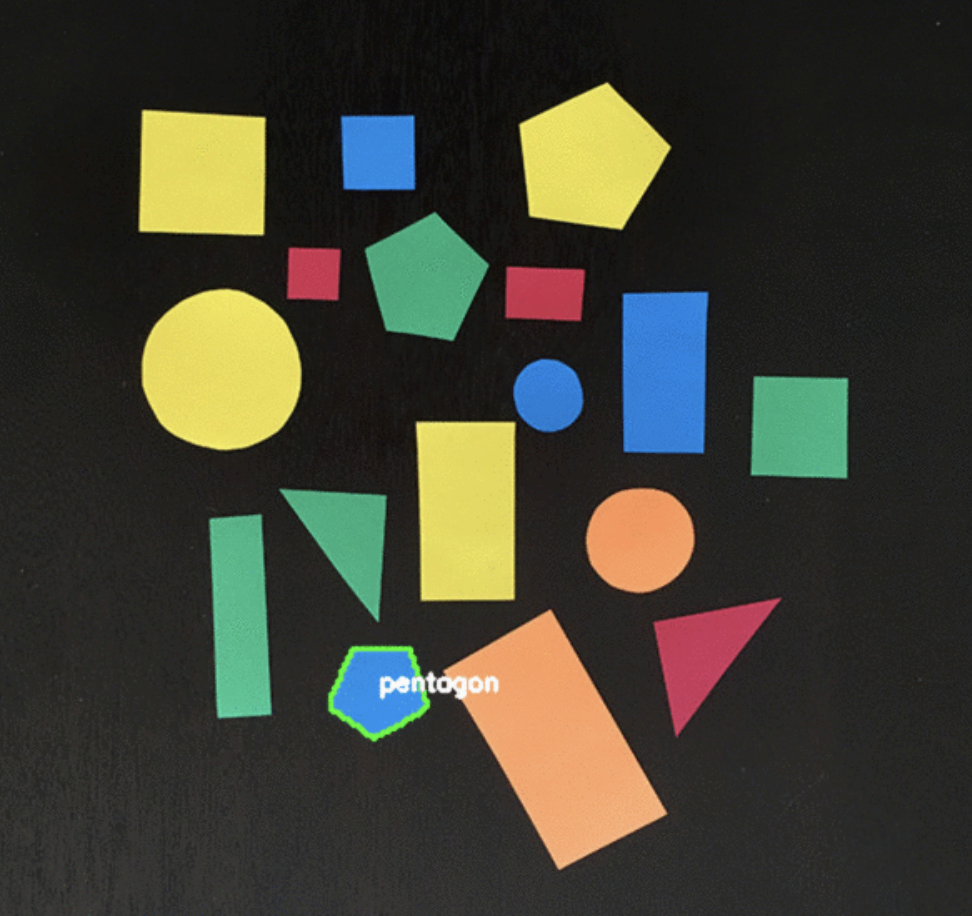
#> input picture test_img.png, 972 x 916 px
$ jupyter execute --allow-errors lego_brick_detection.ipynb
#> lines starting #> are read from the running program, lines starting #| are printed output that depends on the picture; after the words box and inside, x2 and y2 are one past the last pixel; in counts of white or black regions, pixels touching at a corner belong together
[cell 1]
import imutils
import cv2
from matplotlib import pyplot as plt

[cell 2]
#https://www.pyimagesearch.com/2016/02/08/opencv-shape-detection/
# import the necessary packages
#shapedetector.py

class ShapeDetector:
    def __init__(self):
        pass
    def detect(self, c):
        # initialize the shape name and approximate the contour
        shape = "unidentified"
        peri = cv2.arcLength(c, True)
        approx = cv2.approxPolyDP(c, 0.04 * peri, True)
        #print(approx)
        #print('Moin')
        delta_x = approx[0][0][0] - approx[1][0][0]
        delta_y = approx[0][0][1] - approx[1][0][1]
        theta_radians = math.atan2(delta_y, delta_x)
        #print(theta_radians)
        # if the shape is a triangle, it will have 3 vertices
        if len(approx) == 3:
            shape = "triangle"
        # if the shape has 4 vertices, it is either a square or
        # a rectangle
        elif len(approx) == 4:
            # compute the bounding box of the contour and use the
            # bounding box to compute the aspect ratio
            (x, y, w, h) = cv2.boundingRect(approx)
            ar = w / float(h)
            # a square will have an aspect ratio that is approximately
            # equal to one, otherwise, the shape is a rectangle
            shape = "square" if ar >= 0.95 and ar <= 1.05 else "rectangle"
        # if the shape is a pentagon, it will have 5 vertices
        elif len(approx) == 5:
            shape = "pentagon"
        # otherwise, we assume the shape is a circle
        else:
            shape = "circle"
        # return the name of the shape
        return shape, math.degrees(theta_radians)

[cell 3]
# import the necessary packages
#OpenCV shape detection

import argparse
import imutils
import cv2
import math

# construct the argument parse and parse the arguments
#ap = argparse.ArgumentParser()
#ap.add_argument("-i", "--image", required=True, help="path to the input image")
#args = vars(ap.parse_args())

path = 'test_img.png'

# load the image and resize it to a smaller factor so that
# the shapes can be approximated better
image = cv2.imread(path)
#> image is the input picture: shape (916, 972, 3); mean B, G, R 50.5, 62.4, 62.7
resized = imutils.resize(image, width=300)
ratio = image.shape[0] / float(resized.shape[0])
#> ratio = 3.25
# convert the resized image to grayscale, blur it slightly,
# and threshold it
gray = cv2.cvtColor(resized, cv2.COLOR_BGR2GRAY)
blurred = cv2.GaussianBlur(gray, (5, 5), 0)
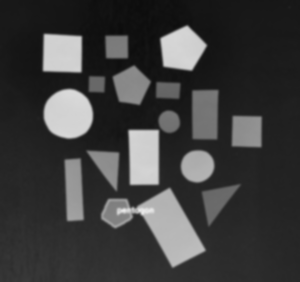
#> blurred: shape (282, 300); min 12, max 232, mean 61.2
thresh = cv2.threshold(blurred, 60, 255, cv2.THRESH_BINARY)[1]
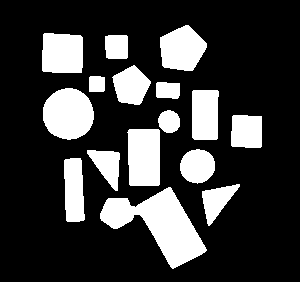
#> thresh: shape (282, 300); 22.9% white; 16 white regions
# find contours in the thresholded image and initialize the
# shape detector
cnts = cv2.findContours(thresh.copy(), cv2.RETR_EXTERNAL, cv2.CHAIN_APPROX_SIMPLE)
#> cnts = 16 contours; largest, box (x1, y1, x2, y2) and area: (100, 187, 207, 269) 3675, (43, 88, 94, 140) 2005, (127, 129, 160, 186) 1714, (160, 25, 207, 71) 1514, (42, 33, 83, 73) 1486
cnts = imutils.grab_contours(cnts)
sd = ShapeDetector()

# loop over the contours
for c in cnts:
    # compute the center of the contour, then detect the name of the
    # shape using only the contour
    M = cv2.moments(c)
    cX = int((M["m10"] / M["m00"]) * ratio)
    cY = int((M["m01"] / M["m00"]) * ratio)
    shape, rotation = sd.detect(c)
    # multiply the contour (x, y)-coordinates by the resize ratio,
    # then draw the contours and the name of the shape on the image
    c = c.astype("float")
    c *= ratio
    c = c.astype("int")
    print(shape,cX,cY)
    cv2.drawContours(image, [c], -1, (0, 255, 0), 2)
    cv2.putText(image, shape, (cX, cY), cv2.FONT_HERSHEY_SIMPLEX, 0.5, (255, 255, 255), 2)
#> this loop made 16 passes
#> (cX, cY, shape, peri in detect, approx in detect, delta_x in detect, delta_y in detect, theta_radians in detect) on passes 3, 6, 7, 9, 11, 12, 14: (238, 616, 'rectangle', 159.6, [[70, 158], [66, 220], [79, 221], [81, 160]], 4, -62, -1.51), (466, 509, 'rectangle', 171.9, [[129, 129], [129, 184], [158, 185], [159, 130]], 0, -55, -1.57), (799, 425, 'rectangle', 120.5, [[233, 115], [231, 145], [260, 147], [261, 116]], 2, -30, -1.5), (664, 371, 'rectangle', 146.5, [[193, 90], [192, 137], [216, 139], [218, 91]], 1, -47, -1.55), (543, 291, 'rectangle', 74.49, [[156, 83], [157, 97], [178, 97], [179, 83]], -1, -14, -1.64), (313, 271, 'square', 58.24, [[90, 76], [89, 91], [103, 91], [104, 77]], 1, -15, -1.5), (377, 150, 'square', 87.07, [[105, 36], [106, 57], [126, 58], [127, 36]], -1, -21, -1.62)
#> (cX, cY, shape, peri in detect, delta_x in detect, delta_y in detect, theta_radians in detect, rotation) on passes 1, 5, 8, 10, 13, 16: (517, 728, 'circle', 338, 7, -22, -1.26, -72.35), (640, 538, 'circle', 112.6, 12, -3, -0.245, -14.04), (548, 393, 'circle', 71.94, 7, -4, -0.519, -29.74), (220, 368, 'circle', 168, 19, -12, -0.563, -32.28), (424, 277, 'pentagon', 125.3, 21, -12, -0.519, -29.74), (589, 157, 'pentagon', 152.1, 18, 18, 0.785, 45)
#| circle 517 728
#| triangle 703 651
#| rectangle 238 616
#| triangle 346 535
#| circle 640 538
#| rectangle 466 509
#| rectangle 799 425
#| circle 548 393
#> (further printed lines are left out)
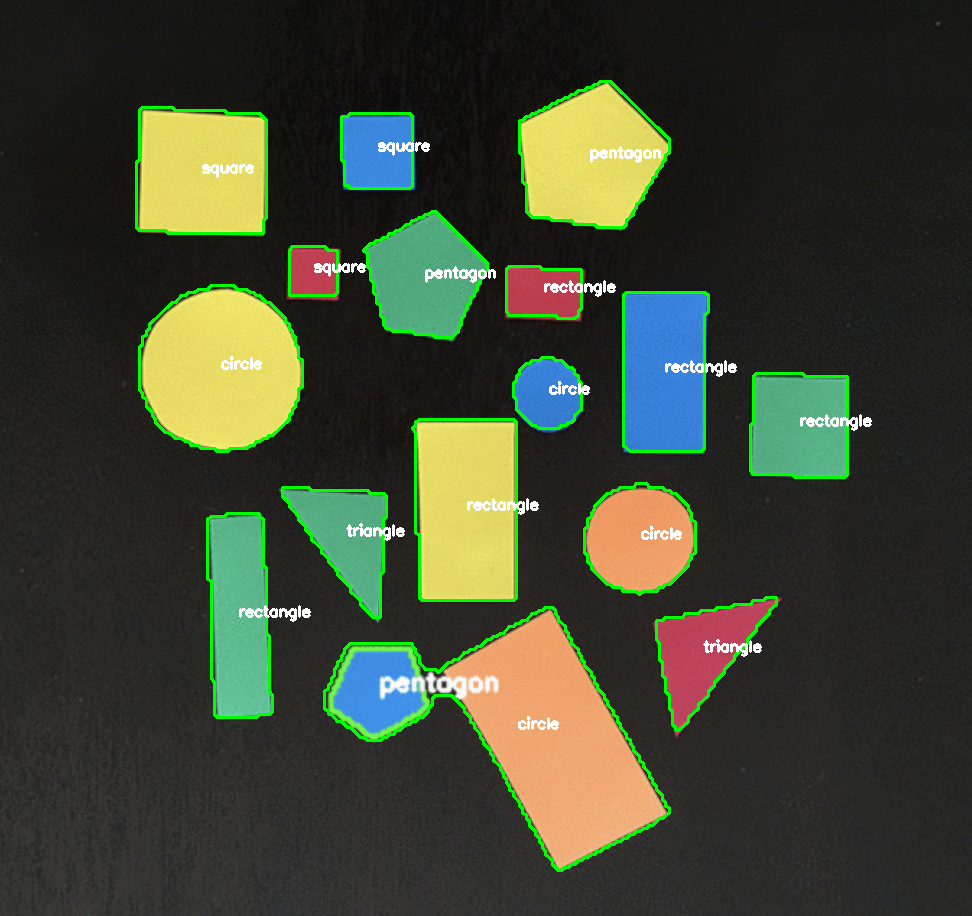
#> image: shape (916, 972, 3); 3.24% of pixels changed, all inside (x1, y1, x2, y2) = (135, 80, 872, 872)
    # show the output image
    #cv2.imshow("Image", image)
    #cv2.waitKey(0)

plt.figure(figsize=(20,10))
image = cv2.cvtColor(image, cv2.COLOR_BGR2RGB)
plt.imshow(image)
plt.show()

[cell 4]
cv2.imshow("Image", image)
cv2.waitKey(1)
#> Out = 27

[cell 5]
#https://www.pyimagesearch.com/2016/02/15/determining-object-color-with-opencv/

[cell 6]
# import the necessary packages
from scipy.spatial import distance as dist
from collections import OrderedDict
import numpy as np
import cv2
class ColorLabeler:
    def __init__(self):
        # initialize the colors dictionary, containing the color
        # name as the key and the RGB tuple as the value
        colors = OrderedDict({
            "orange": (255, 0.55*255, 0),
            "green": (0, 255, 0),
            "yellow": (255, 255, 0),
            "black": (0, 0, 0),
            "red": (255, 0, 0),
            "blue": (0, 0, 255)})
        # allocate memory for the L*a*b* image, then initialize
        # the color names list
        self.lab = np.zeros((len(colors), 1, 3), dtype="uint8")
        self.colorNames = []
        # loop over the colors dictionary
        for (i, (name, rgb)) in enumerate(colors.items()):
            # update the L*a*b* array and the color names list
            self.lab[i] = rgb
            self.colorNames.append(name)
        # convert the L*a*b* array from the RGB color space
        # to L*a*b*
        self.lab = cv2.cvtColor(self.lab, cv2.COLOR_RGB2LAB)

    def label(self, image, c):
        # construct a mask for the contour, then compute the
        # average L*a*b* value for the masked region
        mask = np.zeros(image.shape[:2], dtype="uint8")
        cv2.drawContours(mask, [c], -1, 255, -1)
        mask = cv2.erode(mask, None, iterations=2)
        mean = cv2.mean(image, mask=mask)[:3]
        # initialize the minimum distance found thus far
        minDist = (np.inf, None)
        # loop over the known L*a*b* color values
        for (i, row) in enumerate(self.lab):
            # compute the distance between the current L*a*b*
            # color value and the mean of the image
            d = dist.euclidean(row[0], mean)
            # if the distance is smaller than the current distance,
            # then update the bookkeeping variable
            if d < minDist[0]:
                minDist = (d, i)
        # return the name of the color with the smallest distance
        return self.colorNames[minDist[1]]

[cell 7]
# import the necessary packages
import argparse
import imutils
import cv2
# construct the argument parse and parse the arguments

path = 'Image-Camera-Simulation.png'

# load the image and resize it to a smaller factor so that
# the shapes can be approximated better
image = cv2.imread(path)
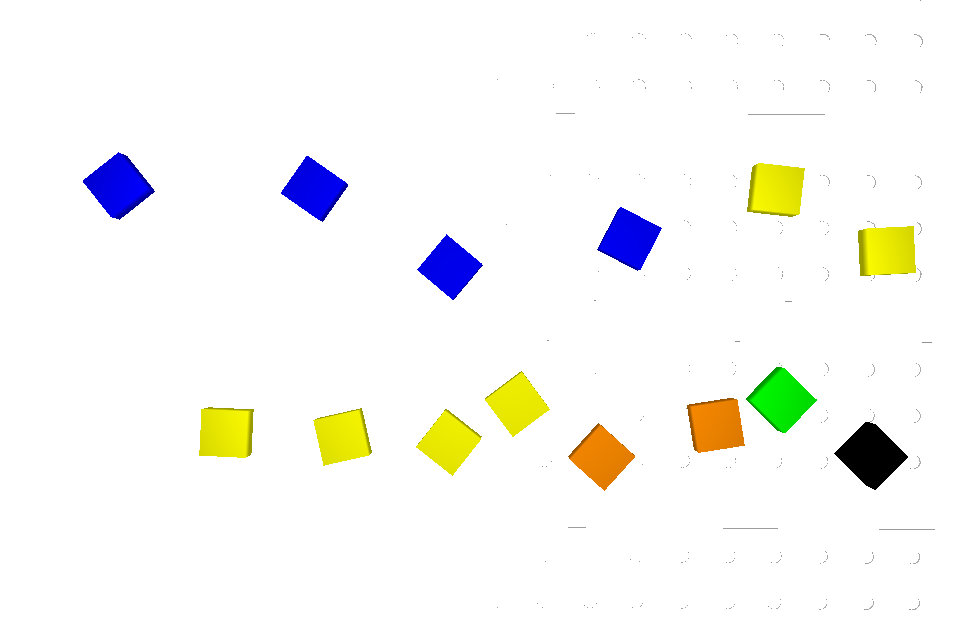
#> input picture Image-Camera-Simulation.png, 960 x 640 px
#> image is the input picture: shape (640, 960, 3); mean B, G, R 244.1, 247.9, 247.8

resized = imutils.resize(image, width=500)
#> resized: shape (333, 500, 3)
ratio = image.shape[0] / float(resized.shape[0])
#> ratio = 1.92
# blur the resized image slightly, then convert it to both
# grayscale and the L*a*b* color spaces
blurred = cv2.GaussianBlur(resized, (5, 5), 0)
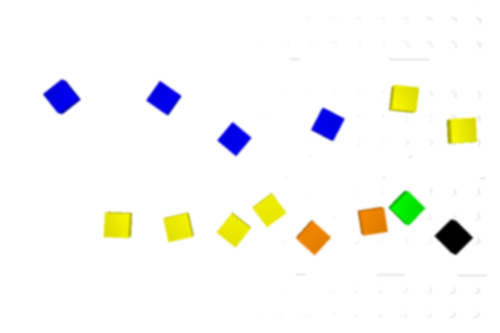
#> blurred: shape (333, 500, 3); mean B, G, R 244.1, 247.9, 247.8
gray = cv2.cvtColor(blurred, cv2.COLOR_BGR2GRAY)
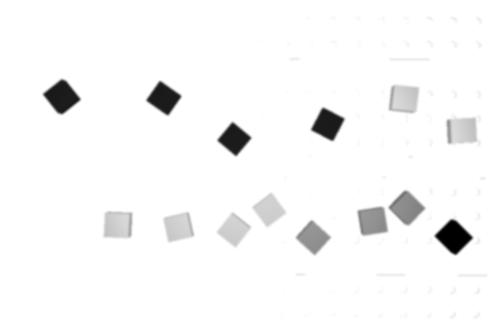
#> gray: shape (333, 500); min 0, max 255, mean 247.4
lab = cv2.cvtColor(blurred, cv2.COLOR_BGR2LAB)
#> lab: shape (333, 500, 3); mean of channels 0, 1, 2 249, 128.5, 129.4
thresh = cv2.threshold(gray, 230 ,240, 1)[1]
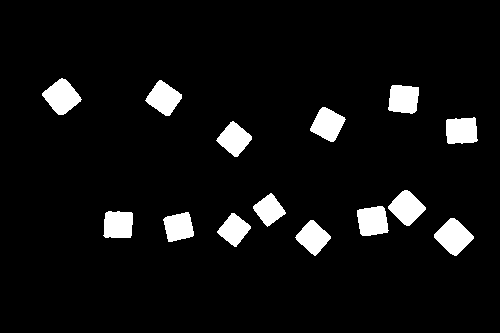
#> thresh: shape (333, 500); values 0 (black) and 240 (white), 6.3% white; 14 white regions
# find contours in the thresholded image
cnts = cv2.findContours(thresh.copy(), cv2.RETR_EXTERNAL, cv2.CHAIN_APPROX_SIMPLE)
#> cnts = 14 contours; largest, box (x1, y1, x2, y2) and area: (434, 218, 474, 256) 842, (42, 78, 82, 115) 823, (388, 190, 426, 226) 758, (145, 80, 182, 116) 732, (357, 206, 389, 236) 726
cnts = imutils.grab_contours(cnts)
# initialize the shape detector and color labeler
sd = ShapeDetector()
cl = ColorLabeler()
#> in __init__, `self.lab = cv2.cvtColor(self.lab, cv2.COLOR_RGB2LAB)`: self.lab = [[177, 165, 203], [224, 42, 211], [248, 106, 223], [0, 128, 128], [136, 208, 195], [82, 207, 20]]


img = cv2.drawContours(thresh, cnts, -1, (0,255,0), 3)
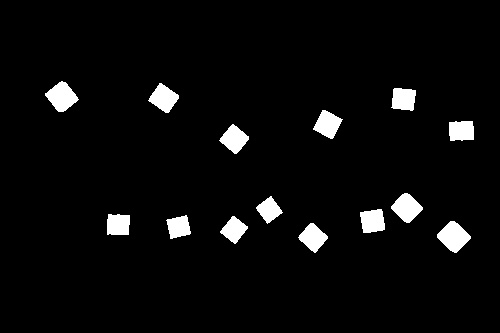
#> img: shape (333, 500); values 0 (black) and 240 (white), 4.2% white; 14 white regions, largest, box (x1, y1, x2, y2) and area: (437, 221, 471, 253) 647, (45, 81, 79, 112) 618, (391, 193, 423, 223) 574


# loop over the contours
#> (the rest of this cell did not finish here and is left out)

#> (a cell that did not finish here is left out)

[cell 9]
# to calculate the transformation matrix
input_pts = np.float32([[160,88],[840,91],[158,546],[838,550]])
output_pts = np.float32([[750,370],[750,-370],[250,370],[250,-370]])


# Compute the perspective transform M
H = np.float32(cv2.getPerspectiveTransform(input_pts,output_pts))
#> H = [[0.00723, -1.09, 845.3], [-1.09, -0.00475, 545], [3.21e-06, 2.8e-08, 1]]
print('Homography Matrix: \n', H)
#| Homography Matrix:
#|  [[ 7.2280201e-03 -1.0922318e+00  8.4534723e+02]
#|  [-1.0899650e+00 -4.7544930e-03  5.4500385e+02]
#|  [ 3.2123435e-06  2.8025468e-08  1.0000000e+00]]

[cell 10]
transform_points = input_pts.reshape(-1,1,2).astype(np.float32)

#apply homography transfrom
cartesian_points = cv2.perspectiveTransform(transform_points, H)
#> cartesian_points = [[750, 370], [750, -370], [250, 370], [250, -370]]
reduced_cartesian_points = np.squeeze(cartesian_points, axis=1)
#> reduced_cartesian_points = [[750, 370], [750, -370], [250, 370], [250, -370]]

#plot 2d cartesian points (birds eye view)
plt.scatter(reduced_cartesian_points[:,0], reduced_cartesian_points[:,1])
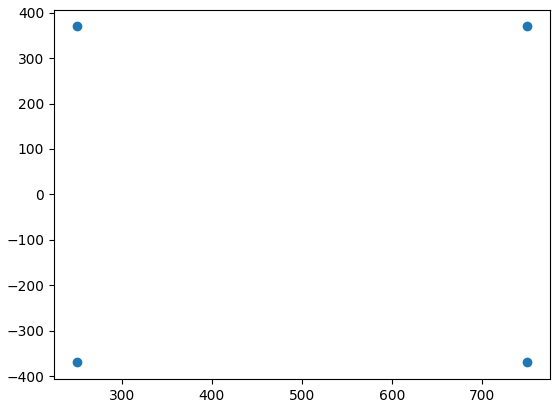
#> figure drawn by matplotlib, 1 panel

[cell 11]
cv2.perspectiveTransform(np.float32([176,511]).reshape(-1,1,2).astype(np.float32), H)
#> Out = [[288.3, 350.5]]
